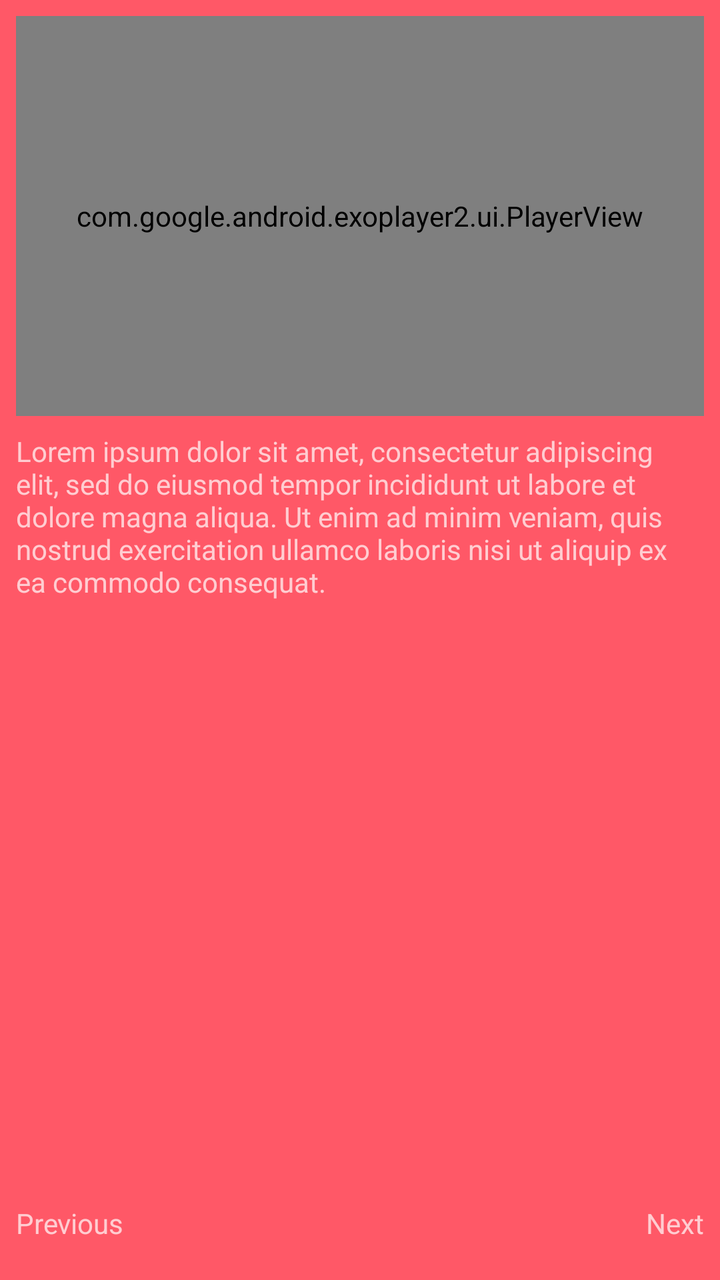
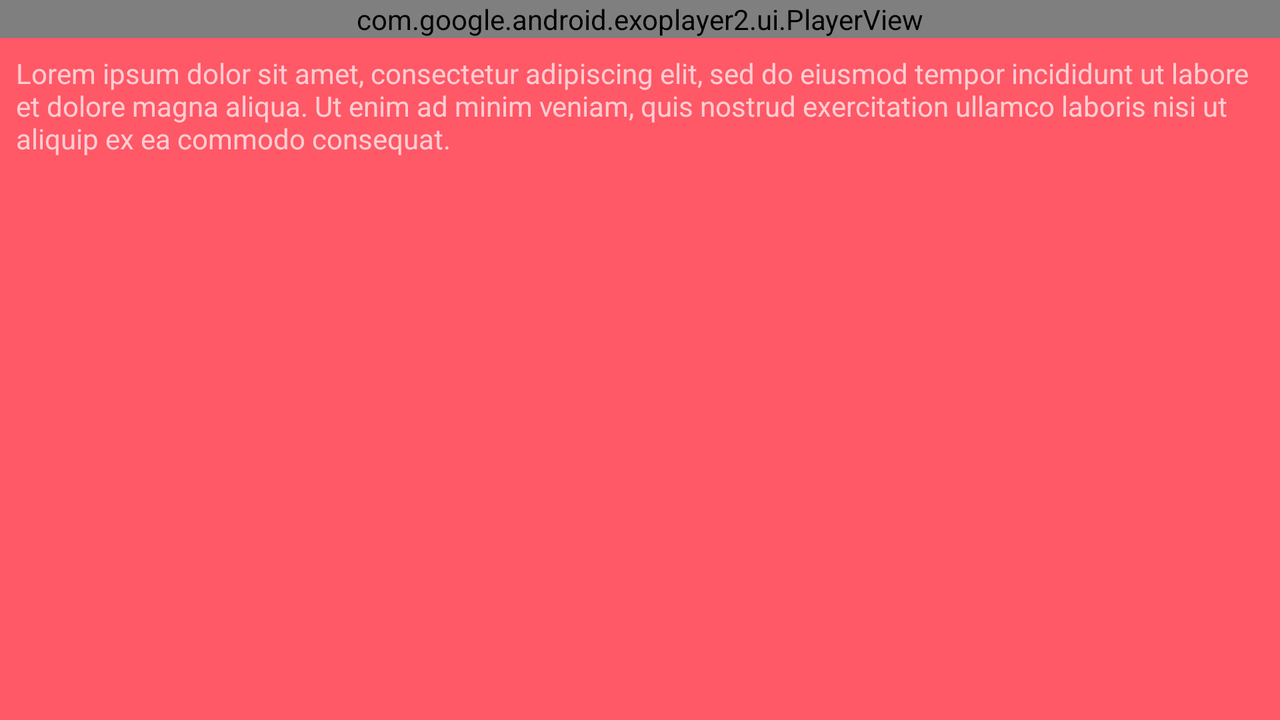

One screen, two layout resources from the same app: the default and the repository's alternative for another configuration. Each is rendered where Android would select it; the XML of both is given below.
<!-- AndroidManifest.xml: application theme AppTheme -->
<!-- res/layout/fragment_step_content.xml -->
<?xml version="1.0" encoding="utf-8"?>
<androidx.constraintlayout.widget.ConstraintLayout
    xmlns:android="http://schemas.android.com/apk/res/android"
    xmlns:tools="http://schemas.android.com/tools"
    xmlns:app="http://schemas.android.com/apk/res-auto"
    android:layout_width="match_parent"
    android:layout_height="match_parent">

    <com.google.android.exoplayer2.ui.PlayerView
        android:id="@+id/pv_instruction_video"
        android:layout_width="match_parent"
        android:layout_height="200dp"
        app:layout_constraintLeft_toLeftOf="parent"
        app:layout_constraintRight_toRightOf="parent"
        app:layout_constraintTop_toTopOf="parent"
        android:layout_margin="8dp"
        android:adjustViewBounds="true" />

    <TextView
        android:id="@+id/tv_instruction_text"
        android:layout_width="match_parent"
        android:layout_height="wrap_content"
        android:layout_margin="8dp"
        app:layout_constraintLeft_toLeftOf="parent"
        app:layout_constraintRight_toRightOf="parent"
        app:layout_constraintTop_toBottomOf="@id/pv_instruction_video"
        tools:text="@string/stub_text_instruction" />

    <LinearLayout
        android:id="@+id/mobile_arrows"
        android:layout_width="match_parent"
        android:layout_height="wrap_content"
        app:layout_constraintBottom_toBottomOf="parent"
        app:layout_constraintLeft_toLeftOf="parent"
        app:layout_constraintRight_toRightOf="parent"
        android:layout_gravity="bottom"
        android:orientation="horizontal">

        <TextView
            android:id="@+id/nav_previous"
            android:layout_margin="8dp"
            android:layout_width="0dp"
            android:layout_weight="1"
            android:text="@string/label_prev"
            android:layout_height="30dp" />

        <TextView
            android:id="@+id/nav_next"
            android:layout_margin="8dp"
            android:layout_width="0dp"
            android:layout_weight="1"
            android:textAlignment="textEnd"
            android:text="@string/label_next"
            android:layout_height="30dp" />

    </LinearLayout>
</androidx.constraintlayout.widget.ConstraintLayout>
<!-- resources referenced by this layout -->
<resources>
  <string name="label_next">Next</string>
  <string name="label_prev">Previous</string>
  <string name="stub_text_instruction" translatable="false">
      Lorem ipsum dolor sit amet, consectetur adipiscing elit,
      sed do eiusmod tempor incididunt ut labore et dolore magna aliqua.
      Ut enim ad minim veniam, quis nostrud exercitation ullamco
      laboris nisi ut aliquip ex ea commodo consequat.
      </string>
  <style name="AppTheme" parent="Theme.MaterialComponents">
          
          <item name="colorPrimary">@color/colorPrimary</item>
          <item name="colorPrimaryDark">@color/colorPrimaryDark</item>
          <item name="colorOnBackground">@color/colorPrimaryLight</item>
          <item name="colorAccent">@color/colorAccent</item>
          <item name="android:windowBackground">@color/colorPrimaryLight</item>
          <item name="android:actionBarStyle">@style/ActionBarStyle</item>
      </style>
  <color name="colorPrimary">#EE023D</color>
  <color name="colorPrimaryDark">#B30017</color>
  <color name="colorPrimaryLight">#FF5867</color>
  <color name="colorAccent">#CCCCCC</color>
  <style name="ActionBarStyle">
          <item name="android:background">@color/colorPrimaryDark</item>
          <item name="background">@color/colorPrimaryDark</item>
      </style>
</resources>
<!-- res/layout-land/fragment_step_content.xml (the repository's variant of the layout above) -->
<!-- drawn on the phone turned sideways -->
<?xml version="1.0" encoding="utf-8"?>
<ScrollView xmlns:android="http://schemas.android.com/apk/res/android"
    xmlns:app="http://schemas.android.com/apk/res-auto"
    android:layout_width="match_parent"
    android:layout_height="match_parent"
    xmlns:tools="http://schemas.android.com/tools">

    <androidx.constraintlayout.widget.ConstraintLayout
        android:layout_width="match_parent"
        android:layout_height="wrap_content">

        
        <com.google.android.exoplayer2.ui.PlayerView
            android:id="@+id/pv_instruction_video"
            android:layout_width="match_parent"
            android:layout_height="0dp"
            app:layout_constraintLeft_toLeftOf="parent"
            app:layout_constraintRight_toRightOf="parent"
            app:layout_constraintTop_toTopOf="parent"
            android:adjustViewBounds="true" />

        <TextView
            android:id="@+id/tv_instruction_text"
            android:layout_width="match_parent"
            android:layout_height="wrap_content"
            android:layout_margin="8dp"
            app:layout_constraintLeft_toLeftOf="parent"
            app:layout_constraintRight_toRightOf="parent"
            app:layout_constraintTop_toBottomOf="@id/pv_instruction_video"
            tools:text="@string/stub_text_instruction" />

    </androidx.constraintlayout.widget.ConstraintLayout>
</ScrollView>
<!-- resources referenced by the variant -->
<!-- as the phone turned sideways resolves them -->
<resources>
  <string name="stub_text_instruction" translatable="false">
      Lorem ipsum dolor sit amet, consectetur adipiscing elit,
      sed do eiusmod tempor incididunt ut labore et dolore magna aliqua.
      Ut enim ad minim veniam, quis nostrud exercitation ullamco
      laboris nisi ut aliquip ex ea commodo consequat.
      </string>
  <style name="AppTheme" parent="Theme.MaterialComponents">
          
          <item name="colorPrimary">@color/colorPrimary</item>
          <item name="colorPrimaryDark">@color/colorPrimaryDark</item>
          <item name="colorOnBackground">@color/colorPrimaryLight</item>
          <item name="colorAccent">@color/colorAccent</item>
          <item name="android:windowBackground">@color/colorPrimaryLight</item>
          <item name="android:actionBarStyle">@style/ActionBarStyle</item>
      </style>
  <color name="colorPrimary">#EE023D</color>
  <color name="colorPrimaryDark">#B30017</color>
  <color name="colorPrimaryLight">#FF5867</color>
  <color name="colorAccent">#CCCCCC</color>
  <style name="ActionBarStyle">
          <item name="android:background">@color/colorPrimaryDark</item>
          <item name="background">@color/colorPrimaryDark</item>
      </style>
</resources>
